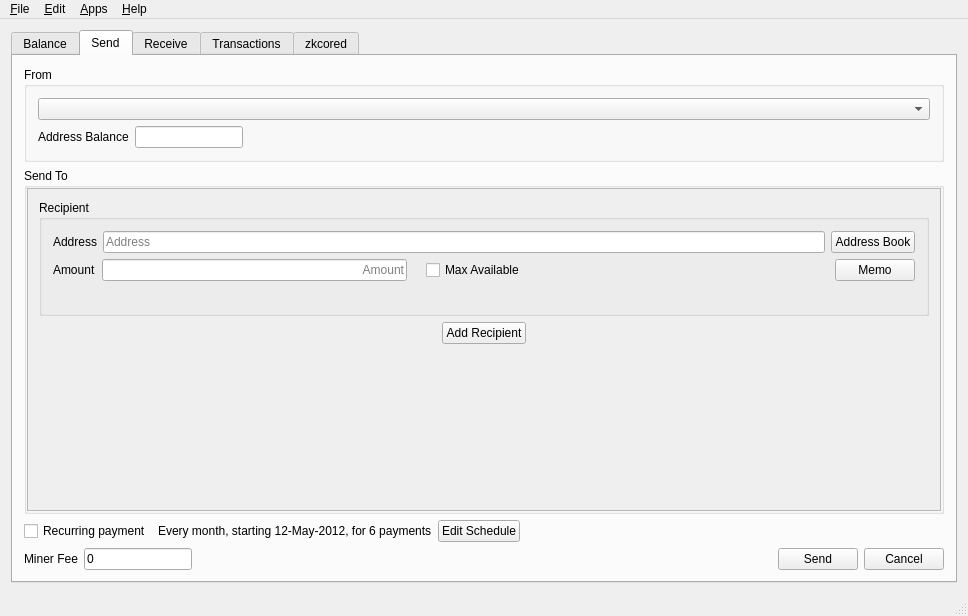
<?xml version="1.0" encoding="UTF-8"?>
<ui version="4.0">
 <class>MainWindow</class>
 <widget class="QMainWindow" name="MainWindow">
  <property name="geometry">
   <rect>
    <x>0</x>
    <y>0</y>
    <width>968</width>
    <height>616</height>
   </rect>
  </property>
  <property name="windowTitle">
   <string>zkc-qt-wallet</string>
  </property>
  <property name="windowIcon">
   <iconset resource="../application.qrc">
    <normaloff>:/icons/res/icon.ico</normaloff>:/icons/res/icon.ico</iconset>
  </property>
  <widget class="QWidget" name="centralWidget">
   <layout class="QGridLayout" name="gridLayout_3">
    <item row="0" column="0">
     <widget class="QTabWidget" name="tabWidget">
      <property name="currentIndex">
       <number>1</number>
      </property>
      <widget class="QWidget" name="tab">
       <attribute name="title">
        <string>Balance</string>
       </attribute>
       <layout class="QGridLayout" name="gridLayout_2">
        <item row="0" column="0">
         <layout class="QHBoxLayout" name="horizontalLayout_5">
          <item>
           <widget class="QGroupBox" name="groupBox">
            <property name="minimumSize">
             <size>
              <width>250</width>
              <height>0</height>
             </size>
            </property>
            <property name="title">
             <string>Summary</string>
            </property>
            <property name="flat">
             <bool>false</bool>
            </property>
            <layout class="QGridLayout" name="gridLayout">
             <item row="0" column="0">
              <layout class="QVBoxLayout" name="verticalLayout">
               <item>
                <layout class="QHBoxLayout" name="horizontalLayout">
                 <item>
                  <widget class="QLabel" name="label">
                   <property name="sizePolicy">
                    <sizepolicy hsizetype="Minimum" vsizetype="Preferred">
                     <horstretch>0</horstretch>
                     <verstretch>0</verstretch>
                    </sizepolicy>
                   </property>
                   <property name="text">
                    <string>Shielded</string>
                   </property>
                  </widget>
                 </item>
                 <item>
                  <widget class="QLabel" name="balSheilded">
                   <property name="text">
                    <string/>
                   </property>
                   <property name="alignment">
                    <set>Qt::AlignRight|Qt::AlignTrailing|Qt::AlignVCenter</set>
                   </property>
                  </widget>
                 </item>
                </layout>
               </item>
               <item>
                <layout class="QHBoxLayout" name="horizontalLayout_2">
                 <item>
                  <widget class="QLabel" name="label_2">
                   <property name="sizePolicy">
                    <sizepolicy hsizetype="Minimum" vsizetype="Preferred">
                     <horstretch>0</horstretch>
                     <verstretch>0</verstretch>
                    </sizepolicy>
                   </property>
                   <property name="text">
                    <string>Transparent</string>
                   </property>
                  </widget>
                 </item>
                 <item>
                  <widget class="QLabel" name="balTransparent">
                   <property name="text">
                    <string/>
                   </property>
                   <property name="alignment">
                    <set>Qt::AlignRight|Qt::AlignTrailing|Qt::AlignVCenter</set>
                   </property>
                  </widget>
                 </item>
                </layout>
               </item>
               <item>
                <widget class="Line" name="line">
                 <property name="orientation">
                  <enum>Qt::Horizontal</enum>
                 </property>
                </widget>
               </item>
               <item>
                <layout class="QHBoxLayout" name="horizontalLayout_3">
                 <item>
                  <widget class="QLabel" name="label_3">
                   <property name="sizePolicy">
                    <sizepolicy hsizetype="Minimum" vsizetype="Preferred">
                     <horstretch>0</horstretch>
                     <verstretch>0</verstretch>
                    </sizepolicy>
                   </property>
                   <property name="font">
                    <font>
                     <weight>75</weight>
                     <bold>true</bold>
                    </font>
                   </property>
                   <property name="text">
                    <string>Total</string>
                   </property>
                  </widget>
                 </item>
                 <item>
                  <widget class="QLabel" name="balTotal">
                   <property name="font">
                    <font>
                     <weight>75</weight>
                     <bold>true</bold>
                    </font>
                   </property>
                   <property name="text">
                    <string/>
                   </property>
                   <property name="alignment">
                    <set>Qt::AlignRight|Qt::AlignTrailing|Qt::AlignVCenter</set>
                   </property>
                  </widget>
                 </item>
                </layout>
               </item>
               <item>
                <spacer name="verticalSpacer">
                 <property name="orientation">
                  <enum>Qt::Vertical</enum>
                 </property>
                 <property name="sizeHint" stdset="0">
                  <size>
                   <width>20</width>
                   <height>40</height>
                  </size>
                 </property>
                </spacer>
               </item>
               <item>
                <widget class="QLabel" name="unconfirmedWarning">
                 <property name="sizePolicy">
                  <sizepolicy hsizetype="Minimum" vsizetype="Preferred">
                   <horstretch>0</horstretch>
                   <verstretch>0</verstretch>
                  </sizepolicy>
                 </property>
                 <property name="styleSheet">
                  <string notr="true">color: red;</string>
                 </property>
                 <property name="text">
                  <string>Some transactions are not yet confirmed</string>
                 </property>
                </widget>
               </item>
              </layout>
             </item>
            </layout>
           </widget>
          </item>
          <item>
           <widget class="QGroupBox" name="groupBox_2">
            <property name="sizePolicy">
             <sizepolicy hsizetype="Expanding" vsizetype="Preferred">
              <horstretch>0</horstretch>
              <verstretch>0</verstretch>
             </sizepolicy>
            </property>
            <property name="title">
             <string>Address Balances</string>
            </property>
            <layout class="QHBoxLayout" name="horizontalLayout_4">
             <property name="spacing">
              <number>6</number>
             </property>
             <property name="leftMargin">
              <number>0</number>
             </property>
             <property name="topMargin">
              <number>0</number>
             </property>
             <property name="rightMargin">
              <number>0</number>
             </property>
             <property name="bottomMargin">
              <number>0</number>
             </property>
             <item>
              <widget class="QTableView" name="balancesTable">
               <property name="selectionMode">
                <enum>QAbstractItemView::SingleSelection</enum>
               </property>
               <property name="selectionBehavior">
                <enum>QAbstractItemView::SelectRows</enum>
               </property>
               <property name="cornerButtonEnabled">
                <bool>false</bool>
               </property>
               <attribute name="horizontalHeaderShowSortIndicator" stdset="0">
                <bool>false</bool>
               </attribute>
               <attribute name="horizontalHeaderStretchLastSection">
                <bool>true</bool>
               </attribute>
               <attribute name="verticalHeaderVisible">
                <bool>false</bool>
               </attribute>
              </widget>
             </item>
            </layout>
           </widget>
          </item>
         </layout>
        </item>
       </layout>
      </widget>
      <widget class="QWidget" name="tab_2">
       <attribute name="title">
        <string>Send</string>
       </attribute>
       <layout class="QVBoxLayout" name="verticalLayout_4">
        <item>
         <widget class="QGroupBox" name="groupBox_4">
          <property name="autoFillBackground">
           <bool>false</bool>
          </property>
          <property name="title">
           <string>From</string>
          </property>
          <property name="flat">
           <bool>false</bool>
          </property>
          <layout class="QVBoxLayout" name="verticalLayout_6">
           <item>
            <layout class="QHBoxLayout" name="horizontalLayout_8">
             <item>
              <widget class="AddressCombo" name="inputsCombo"/>
             </item>
            </layout>
           </item>
           <item>
            <layout class="QHBoxLayout" name="horizontalLayout_15">
             <item>
              <widget class="QLabel" name="label_5">
               <property name="text">
                <string>Address Balance</string>
               </property>
              </widget>
             </item>
             <item>
              <widget class="QLineEdit" name="sendAddressBalance">
               <property name="sizePolicy">
                <sizepolicy hsizetype="Preferred" vsizetype="Fixed">
                 <horstretch>0</horstretch>
                 <verstretch>0</verstretch>
                </sizepolicy>
               </property>
               <property name="alignment">
                <set>Qt::AlignRight|Qt::AlignTrailing|Qt::AlignVCenter</set>
               </property>
               <property name="readOnly">
                <bool>true</bool>
               </property>
              </widget>
             </item>
             <item>
              <widget class="QLabel" name="sendAddressBalanceUSD">
               <property name="text">
                <string/>
               </property>
              </widget>
             </item>
             <item>
              <spacer name="horizontalSpacer_6">
               <property name="orientation">
                <enum>Qt::Horizontal</enum>
               </property>
               <property name="sizeHint" stdset="0">
                <size>
                 <width>40</width>
                 <height>20</height>
                </size>
               </property>
              </spacer>
             </item>
            </layout>
           </item>
          </layout>
         </widget>
        </item>
        <item>
         <widget class="QGroupBox" name="groupBox_3">
          <property name="title">
           <string>Send To</string>
          </property>
          <property name="flat">
           <bool>false</bool>
          </property>
          <layout class="QVBoxLayout" name="verticalLayout_3">
           <property name="leftMargin">
            <number>0</number>
           </property>
           <property name="topMargin">
            <number>0</number>
           </property>
           <property name="rightMargin">
            <number>0</number>
           </property>
           <property name="bottomMargin">
            <number>0</number>
           </property>
           <item>
            <widget class="QScrollArea" name="sendToScrollArea">
             <property name="sizeAdjustPolicy">
              <enum>QAbstractScrollArea::AdjustToContents</enum>
             </property>
             <property name="widgetResizable">
              <bool>true</bool>
             </property>
             <widget class="QWidget" name="sendToWidgets">
              <property name="geometry">
               <rect>
                <x>0</x>
                <y>0</y>
                <width>920</width>
                <height>301</height>
               </rect>
              </property>
              <layout class="QVBoxLayout" name="sendToLayout">
               <item>
                <widget class="QGroupBox" name="verticalGroupBox">
                 <property name="title">
                  <string>Recipient</string>
                 </property>
                 <layout class="QVBoxLayout" name="sendAddressLayout">
                  <item>
                   <layout class="QHBoxLayout" name="horizontalLayout_12">
                    <item>
                     <widget class="QLabel" name="label_4">
                      <property name="text">
                       <string>Address</string>
                      </property>
                     </widget>
                    </item>
                    <item>
                     <widget class="QLineEdit" name="Address1">
                      <property name="placeholderText">
                       <string>Address</string>
                      </property>
                     </widget>
                    </item>
                    <item>
                     <widget class="QPushButton" name="AddressBook1">
                      <property name="text">
                       <string>Address Book</string>
                      </property>
                     </widget>
                    </item>
                   </layout>
                  </item>
                  <item>
                   <layout class="QHBoxLayout" name="horizontalLayout_13">
                    <item>
                     <widget class="QLabel" name="label_6">
                      <property name="text">
                       <string>Amount</string>
                      </property>
                     </widget>
                    </item>
                    <item>
                     <widget class="QLineEdit" name="Amount1">
                      <property name="baseSize">
                       <size>
                        <width>200</width>
                        <height>0</height>
                       </size>
                      </property>
                      <property name="alignment">
                       <set>Qt::AlignRight|Qt::AlignTrailing|Qt::AlignVCenter</set>
                      </property>
                      <property name="placeholderText">
                       <string>Amount</string>
                      </property>
                     </widget>
                    </item>
                    <item>
                     <widget class="QLabel" name="AmtUSD1">
                      <property name="text">
                       <string/>
                      </property>
                     </widget>
                    </item>
                    <item>
                     <widget class="QCheckBox" name="Max1">
                      <property name="text">
                       <string>Max Available</string>
                      </property>
                     </widget>
                    </item>
                    <item>
                     <spacer name="horizontalSpacer_4">
                      <property name="orientation">
                       <enum>Qt::Horizontal</enum>
                      </property>
                      <property name="sizeHint" stdset="0">
                       <size>
                        <width>40</width>
                        <height>20</height>
                       </size>
                      </property>
                     </spacer>
                    </item>
                    <item>
                     <widget class="QPushButton" name="MemoBtn1">
                      <property name="enabled">
                       <bool>true</bool>
                      </property>
                      <property name="toolTip">
                       <string/>
                      </property>
                      <property name="text">
                       <string>Memo</string>
                      </property>
                     </widget>
                    </item>
                   </layout>
                  </item>
                  <item>
                   <widget class="QLabel" name="MemoTxt1">
                    <property name="font">
                     <font>
                      <pointsize>10</pointsize>
                     </font>
                    </property>
                    <property name="text">
                     <string/>
                    </property>
                    <property name="wordWrap">
                     <bool>true</bool>
                    </property>
                   </widget>
                  </item>
                 </layout>
                </widget>
               </item>
               <item>
                <layout class="QHBoxLayout" name="horizontalLayout_7">
                 <item>
                  <spacer name="horizontalSpacer_2">
                   <property name="orientation">
                    <enum>Qt::Horizontal</enum>
                   </property>
                   <property name="sizeHint" stdset="0">
                    <size>
                     <width>40</width>
                     <height>20</height>
                    </size>
                   </property>
                  </spacer>
                 </item>
                 <item>
                  <widget class="QPushButton" name="addAddressButton">
                   <property name="baseSize">
                    <size>
                     <width>200</width>
                     <height>0</height>
                    </size>
                   </property>
                   <property name="text">
                    <string>Add Recipient</string>
                   </property>
                  </widget>
                 </item>
                 <item>
                  <spacer name="horizontalSpacer_3">
                   <property name="orientation">
                    <enum>Qt::Horizontal</enum>
                   </property>
                   <property name="sizeHint" stdset="0">
                    <size>
                     <width>40</width>
                     <height>20</height>
                    </size>
                   </property>
                  </spacer>
                 </item>
                </layout>
               </item>
               <item>
                <spacer name="verticalSpacer_2">
                 <property name="orientation">
                  <enum>Qt::Vertical</enum>
                 </property>
                 <property name="sizeHint" stdset="0">
                  <size>
                   <width>20</width>
                   <height>40</height>
                  </size>
                 </property>
                </spacer>
               </item>
              </layout>
             </widget>
            </widget>
           </item>
          </layout>
         </widget>
        </item>
        <item>
         <layout class="QHBoxLayout" name="layoutSendRecurring">
          <item>
           <widget class="QCheckBox" name="chkRecurring">
            <property name="text">
             <string>Recurring payment</string>
            </property>
           </widget>
          </item>
          <item>
           <widget class="QLabel" name="lblRecurDesc">
            <property name="text">
             <string>Every month, starting 12-May-2012, for 6 payments</string>
            </property>
           </widget>
          </item>
          <item>
           <widget class="QPushButton" name="btnRecurSchedule">
            <property name="text">
             <string>Edit Schedule</string>
            </property>
            <property name="checkable">
             <bool>false</bool>
            </property>
            <property name="checked">
             <bool>false</bool>
            </property>
           </widget>
          </item>
          <item>
           <spacer name="horizontalSpacer_7">
            <property name="orientation">
             <enum>Qt::Horizontal</enum>
            </property>
            <property name="sizeHint" stdset="0">
             <size>
              <width>40</width>
              <height>20</height>
             </size>
            </property>
           </spacer>
          </item>
         </layout>
        </item>
        <item>
         <layout class="QHBoxLayout" name="horizontalLayout_6">
          <item>
           <widget class="QLabel" name="minerFeeLabel">
            <property name="text">
             <string>Miner Fee</string>
            </property>
           </widget>
          </item>
          <item>
           <widget class="QLineEdit" name="minerFeeAmt">
            <property name="sizePolicy">
             <sizepolicy hsizetype="Preferred" vsizetype="Fixed">
              <horstretch>0</horstretch>
              <verstretch>0</verstretch>
             </sizepolicy>
            </property>
            <property name="text">
             <string>0</string>
            </property>
           </widget>
          </item>
          <item>
           <widget class="QLabel" name="lblMinerFeeUSD">
            <property name="text">
             <string/>
            </property>
           </widget>
          </item>
          <item>
           <widget class="QLabel" name="label_17">
            <property name="text">
             <string notr="true"/>
            </property>
           </widget>
          </item>
          <item>
           <spacer name="horizontalSpacer">
            <property name="orientation">
             <enum>Qt::Horizontal</enum>
            </property>
            <property name="sizeHint" stdset="0">
             <size>
              <width>40</width>
              <height>20</height>
             </size>
            </property>
           </spacer>
          </item>
          <item>
           <widget class="QPushButton" name="sendTransactionButton">
            <property name="baseSize">
             <size>
              <width>100</width>
              <height>0</height>
             </size>
            </property>
            <property name="text">
             <string>Send</string>
            </property>
            <property name="flat">
             <bool>false</bool>
            </property>
           </widget>
          </item>
          <item>
           <widget class="QPushButton" name="cancelSendButton">
            <property name="baseSize">
             <size>
              <width>100</width>
              <height>0</height>
             </size>
            </property>
            <property name="text">
             <string>Cancel</string>
            </property>
           </widget>
          </item>
         </layout>
        </item>
       </layout>
      </widget>
      <widget class="QWidget" name="tab_3">
       <attribute name="title">
        <string>Receive</string>
       </attribute>
       <layout class="QVBoxLayout" name="verticalLayout_5">
        <item>
         <layout class="QVBoxLayout" name="verticalLayout_8">
          <item>
           <widget class="QGroupBox" name="groupBox_6">
            <property name="title">
             <string>Address Type</string>
            </property>
            <property name="flat">
             <bool>false</bool>
            </property>
            <property name="checkable">
             <bool>false</bool>
            </property>
            <layout class="QVBoxLayout" name="verticalLayout_9">
             <item>
              <layout class="QHBoxLayout" name="horizontalLayout_9">
               <item>
                <widget class="QRadioButton" name="rdioZSAddr">
                 <property name="text">
                  <string>z-Addr</string>
                 </property>
                </widget>
               </item>
               <item>
                <widget class="QRadioButton" name="rdioTAddr">
                 <property name="sizePolicy">
                  <sizepolicy hsizetype="Preferred" vsizetype="Fixed">
                   <horstretch>0</horstretch>
                   <verstretch>0</verstretch>
                  </sizepolicy>
                 </property>
                 <property name="text">
                  <string>t-Addr</string>
                 </property>
                </widget>
               </item>
               <item>
                <widget class="QRadioButton" name="rdioZAddr">
                 <property name="text">
                  <string>z-Addr(Legacy Sprout)</string>
                 </property>
                </widget>
               </item>
              </layout>
             </item>
             <item>
              <layout class="QHBoxLayout" name="horizontalLayout_10">
               <item>
                <widget class="AddressCombo" name="listRecieveAddresses">
                 <property name="sizePolicy">
                  <sizepolicy hsizetype="Expanding" vsizetype="Fixed">
                   <horstretch>0</horstretch>
                   <verstretch>0</verstretch>
                  </sizepolicy>
                 </property>
                 <property name="duplicatesEnabled">
                  <bool>false</bool>
                 </property>
                </widget>
               </item>
               <item>
                <widget class="QPushButton" name="btnRecieveNewAddr">
                 <property name="text">
                  <string>New Address</string>
                 </property>
                </widget>
               </item>
              </layout>
             </item>
            </layout>
           </widget>
          </item>
          <item>
           <layout class="QHBoxLayout" name="horizontalLayout_11">
            <item>
             <layout class="QVBoxLayout" name="verticalLayout_10">
              <item>
               <layout class="QGridLayout" name="gridLayout_4">
                <item row="1" column="0">
                 <widget class="QLabel" name="label_7">
                  <property name="text">
                   <string>Label</string>
                  </property>
                 </widget>
                </item>
                <item row="1" column="2">
                 <widget class="QPushButton" name="rcvUpdateLabel">
                  <property name="text">
                   <string>Update Label</string>
                  </property>
                 </widget>
                </item>
                <item row="2" column="1" colspan="2">
                 <widget class="QLabel" name="rcvBal">
                  <property name="text">
                   <string/>
                  </property>
                 </widget>
                </item>
                <item row="2" column="0">
                 <widget class="QLabel" name="label_21">
                  <property name="text">
                   <string>Address balance</string>
                  </property>
                 </widget>
                </item>
                <item row="1" column="1">
                 <widget class="QLineEdit" name="rcvLabel">
                  <property name="maxLength">
                   <number>40</number>
                  </property>
                  <property name="placeholderText">
                   <string>Optional</string>
                  </property>
                 </widget>
                </item>
                <item row="0" column="1" colspan="2">
                 <widget class="QPlainTextEdit" name="txtRecieve">
                  <property name="sizePolicy">
                   <sizepolicy hsizetype="Expanding" vsizetype="Preferred">
                    <horstretch>0</horstretch>
                    <verstretch>0</verstretch>
                   </sizepolicy>
                  </property>
                  <property name="readOnly">
                   <bool>true</bool>
                  </property>
                 </widget>
                </item>
                <item row="3" column="1" colspan="2">
                 <layout class="QHBoxLayout" name="horizontalLayout_16">
                  <item>
                   <widget class="QPushButton" name="exportKey">
                    <property name="text">
                     <string>Export Private Key</string>
                    </property>
                   </widget>
                  </item>
                  <item>
                   <spacer name="horizontalSpacer_5">
                    <property name="orientation">
                     <enum>Qt::Horizontal</enum>
                    </property>
                    <property name="sizeHint" stdset="0">
                     <size>
                      <width>40</width>
                      <height>20</height>
                     </size>
                    </property>
                   </spacer>
                  </item>
                 </layout>
                </item>
                <item row="0" column="0">
                 <widget class="QLabel" name="label_10">
                  <property name="text">
                   <string>Address</string>
                  </property>
                  <property name="alignment">
                   <set>Qt::AlignLeading|Qt::AlignLeft|Qt::AlignTop</set>
                  </property>
                 </widget>
                </item>
               </layout>
              </item>
              <item>
               <spacer name="verticalSpacer_5">
                <property name="orientation">
                 <enum>Qt::Vertical</enum>
                </property>
                <property name="sizeHint" stdset="0">
                 <size>
                  <width>20</width>
                  <height>40</height>
                 </size>
                </property>
               </spacer>
              </item>
             </layout>
            </item>
            <item>
             <widget class="QRCodeLabel" name="qrcodeDisplay">
              <property name="sizePolicy">
               <sizepolicy hsizetype="Expanding" vsizetype="Expanding">
                <horstretch>0</horstretch>
                <verstretch>0</verstretch>
               </sizepolicy>
              </property>
              <property name="styleSheet">
               <string notr="true">background-color: #fff</string>
              </property>
              <property name="text">
               <string/>
              </property>
             </widget>
            </item>
           </layout>
          </item>
         </layout>
        </item>
       </layout>
      </widget>
      <widget class="QWidget" name="tab_4">
       <attribute name="title">
        <string>Transactions</string>
       </attribute>
       <layout class="QVBoxLayout" name="verticalLayout_2">
        <item>
         <widget class="QTableView" name="transactionsTable">
          <property name="selectionMode">
           <enum>QAbstractItemView::SingleSelection</enum>
          </property>
          <property name="selectionBehavior">
           <enum>QAbstractItemView::SelectRows</enum>
          </property>
         </widget>
        </item>
       </layout>
      </widget>
      <widget class="QWidget" name="tab_5">
       <attribute name="title">
        <string>zkcored</string>
       </attribute>
       <layout class="QVBoxLayout" name="verticalLayout_7">
        <item>
         <layout class="QHBoxLayout" name="horizontalLayout_14">
          <item>
           <widget class="FilledIconLabel" name="zkcoredlogo">
            <property name="sizePolicy">
             <sizepolicy hsizetype="Expanding" vsizetype="Expanding">
              <horstretch>0</horstretch>
              <verstretch>0</verstretch>
             </sizepolicy>
            </property>
            <property name="text">
             <string/>
            </property>
            <property name="scaledContents">
             <bool>false</bool>
            </property>
           </widget>
          </item>
          <item>
           <widget class="QGroupBox" name="groupBox_5">
            <property name="title">
             <string/>
            </property>
            <layout class="QGridLayout" name="gridLayout_5">
             <item row="5" column="0" colspan="3">
              <widget class="QLabel" name="label_14">
               <property name="text">
                <string>You are currently not mining</string>
               </property>
              </widget>
             </item>
             <item row="6" column="0">
              <spacer name="verticalSpacer_4">
               <property name="orientation">
                <enum>Qt::Vertical</enum>
               </property>
               <property name="sizeHint" stdset="0">
                <size>
                 <width>20</width>
                 <height>40</height>
                </size>
               </property>
              </spacer>
             </item>
             <item row="2" column="2">
              <widget class="QLabel" name="numconnections">
               <property name="text">
                <string>Loading...</string>
               </property>
              </widget>
             </item>
             <item row="1" column="0">
              <widget class="QLabel" name="heightLabel">
               <property name="text">
                <string>Block height</string>
               </property>
              </widget>
             </item>
             <item row="3" column="2">
              <widget class="QLabel" name="solrate">
               <property name="text">
                <string>Loading...</string>
               </property>
              </widget>
             </item>
             <item row="3" column="0">
              <widget class="QLabel" name="label_12">
               <property name="text">
                <string>Network solution rate</string>
               </property>
              </widget>
             </item>
             <item row="2" column="0">
              <widget class="QLabel" name="label_8">
               <property name="text">
                <string>Connections</string>
               </property>
              </widget>
             </item>
             <item row="1" column="2">
              <widget class="QLabel" name="blockheight">
               <property name="text">
                <string>Loading...</string>
               </property>
              </widget>
             </item>
             <item row="4" column="0" colspan="3">
              <widget class="Line" name="line_2">
               <property name="orientation">
                <enum>Qt::Horizontal</enum>
               </property>
              </widget>
             </item>
             <item row="0" column="0">
              <spacer name="verticalSpacer_3">
               <property name="orientation">
                <enum>Qt::Vertical</enum>
               </property>
               <property name="sizeHint" stdset="0">
                <size>
                 <width>20</width>
                 <height>40</height>
                </size>
               </property>
              </spacer>
             </item>
             <item row="3" column="1">
              <widget class="QLabel" name="label_9">
               <property name="text">
                <string>|</string>
               </property>
              </widget>
             </item>
             <item row="2" column="1">
              <widget class="QLabel" name="label_11">
               <property name="text">
                <string>|</string>
               </property>
              </widget>
             </item>
             <item row="1" column="1">
              <widget class="QLabel" name="label_13">
               <property name="text">
                <string>|</string>
               </property>
              </widget>
             </item>
            </layout>
           </widget>
          </item>
         </layout>
        </item>
       </layout>
      </widget>
     </widget>
    </item>
   </layout>
  </widget>
  <widget class="QMenuBar" name="menuBar">
   <property name="geometry">
    <rect>
     <x>0</x>
     <y>0</y>
     <width>968</width>
     <height>22</height>
    </rect>
   </property>
   <widget class="QMenu" name="menuFile">
    <property name="title">
     <string>&amp;File</string>
    </property>
    <addaction name="actionPay_URI"/>
    <addaction name="separator"/>
    <addaction name="actionImport_Private_Key"/>
    <addaction name="actionExport_All_Private_Keys"/>
    <addaction name="actionBackup_wallet_dat"/>
    <addaction name="separator"/>
    <addaction name="actionExport_transactions"/>
    <addaction name="separator"/>
    <addaction name="actionExit"/>
   </widget>
   <widget class="QMenu" name="menuHelp">
    <property name="title">
     <string>&amp;Help</string>
    </property>
    <addaction name="actionDonate"/>
    <addaction name="actionCheck_for_Updates"/>
    <addaction name="actionAbout"/>
   </widget>
   <widget class="QMenu" name="menuApps">
    <property name="title">
     <string>&amp;Apps</string>
    </property>
    <addaction name="actionTurnstile_Migration"/>
    <addaction name="actionz_board_net"/>
   </widget>
   <widget class="QMenu" name="menu_Edit">
    <property name="title">
     <string>&amp;Edit</string>
    </property>
    <addaction name="action_Address_Book"/>
    <addaction name="actionSettings"/>
   </widget>
   <addaction name="menuFile"/>
   <addaction name="menu_Edit"/>
   <addaction name="menuApps"/>
   <addaction name="menuHelp"/>
  </widget>
  <widget class="QStatusBar" name="statusBar"/>
  <action name="actionExit">
   <property name="text">
    <string>E&amp;xit</string>
   </property>
  </action>
  <action name="actionAbout">
   <property name="text">
    <string>&amp;About</string>
   </property>
  </action>
  <action name="actionSettings">
   <property name="text">
    <string>&amp;Settings</string>
   </property>
   <property name="shortcut">
    <string>Ctrl+P</string>
   </property>
  </action>
  <action name="actionDonate">
   <property name="text">
    <string>&amp;Donate</string>
   </property>
  </action>
  <action name="actionCheck_for_Updates">
   <property name="text">
    <string>Check github.com for &amp;updates</string>
   </property>
  </action>
  <action name="actionTurnstile_Migration">
   <property name="text">
    <string>Sapling &amp;turnstile</string>
   </property>
   <property name="shortcut">
    <string>Ctrl+A, Ctrl+T</string>
   </property>
  </action>
  <action name="actionImport_Private_Key">
   <property name="text">
    <string>&amp;Import private key</string>
   </property>
  </action>
  <action name="actionExport_All_Private_Keys">
   <property name="text">
    <string>&amp;Export all private keys</string>
   </property>
  </action>
  <action name="actionz_board_net">
   <property name="text">
    <string>&amp;z-board.net</string>
   </property>
   <property name="shortcut">
    <string>Ctrl+A, Ctrl+Z</string>
   </property>
  </action>
  <action name="action_Address_Book">
   <property name="text">
    <string>Address &amp;book</string>
   </property>
   <property name="shortcut">
    <string>Ctrl+B</string>
   </property>
  </action>
  <action name="actionBackup_wallet_dat">
   <property name="text">
    <string>&amp;Backup wallet.dat</string>
   </property>
  </action>
  <action name="actionExport_transactions">
   <property name="text">
    <string>Export transactions</string>
   </property>
  </action>
  <action name="actionPay_URI">
   <property name="text">
    <string>Pay zkcore &amp;URI...</string>
   </property>
  </action>
 </widget>
 <layoutdefault spacing="6" margin="11"/>
 <customwidgets>
  <customwidget>
   <class>QRCodeLabel</class>
   <extends>QLabel</extends>
   <header>qrcodelabel.h</header>
  </customwidget>
  <customwidget>
   <class>FilledIconLabel</class>
   <extends>QLabel</extends>
   <header>fillediconlabel.h</header>
  </customwidget>
  <customwidget>
   <class>AddressCombo</class>
   <extends>QComboBox</extends>
   <header>addresscombo.h</header>
  </customwidget>
 </customwidgets>
 <tabstops>
  <tabstop>tabWidget</tabstop>
  <tabstop>inputsCombo</tabstop>
  <tabstop>Address1</tabstop>
  <tabstop>Amount1</tabstop>
  <tabstop>Max1</tabstop>
  <tabstop>AddressBook1</tabstop>
  <tabstop>MemoBtn1</tabstop>
  <tabstop>addAddressButton</tabstop>
  <tabstop>sendTransactionButton</tabstop>
  <tabstop>cancelSendButton</tabstop>
  <tabstop>rdioZSAddr</tabstop>
  <tabstop>rdioTAddr</tabstop>
  <tabstop>rdioZAddr</tabstop>
  <tabstop>listRecieveAddresses</tabstop>
  <tabstop>btnRecieveNewAddr</tabstop>
  <tabstop>txtRecieve</tabstop>
  <tabstop>rcvLabel</tabstop>
  <tabstop>rcvUpdateLabel</tabstop>
  <tabstop>transactionsTable</tabstop>
  <tabstop>balancesTable</tabstop>
  <tabstop>minerFeeAmt</tabstop>
  <tabstop>sendAddressBalance</tabstop>
  <tabstop>sendToScrollArea</tabstop>
 </tabstops>
 <resources>
  <include location="../application.qrc"/>
 </resources>
 <connections/>
</ui>
